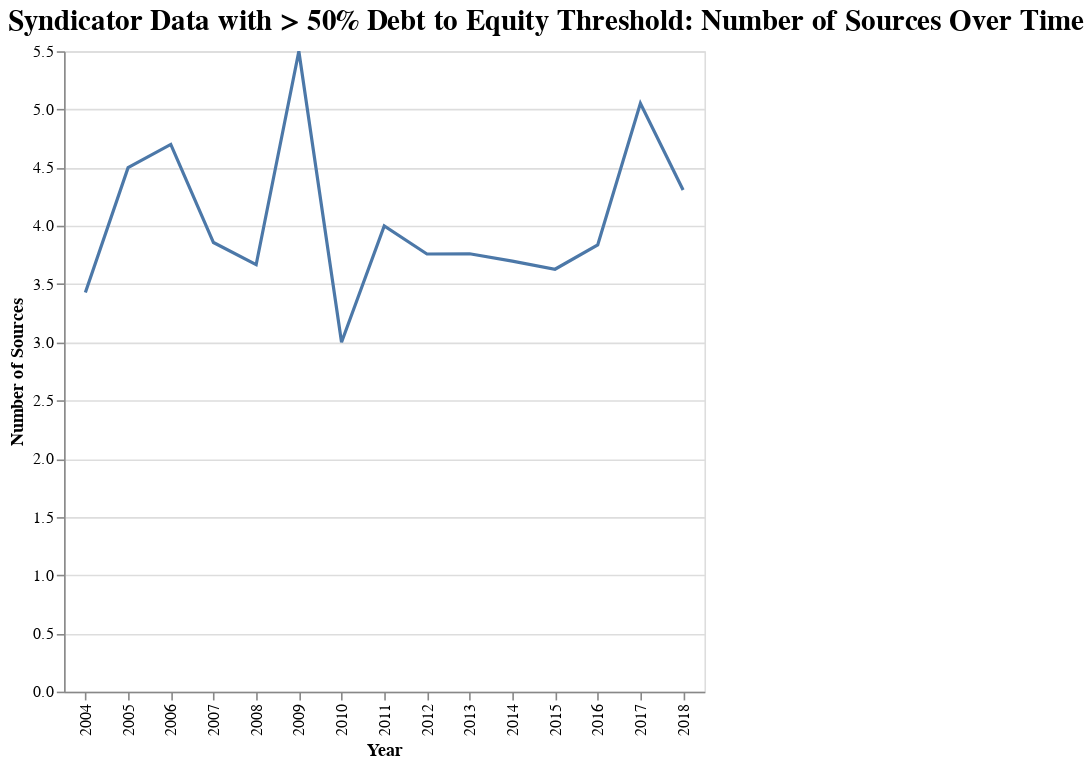

Source (notebook cell):
### Code cell
debt_to_equity_group_graph_sources = alt.Chart(debt_to_equity_group).mark_line().encode(
    x='Year',
    y='Number of Sources').configure(background="#ffffff").configure_legend().properties(
    title={
      "text": ["Syndicator Data with > 50% Debt to Equity Threshold: Number of Sources Over Time"]})
debt_to_equity_group_graph_sources

### Figure 1 — Vega-Lite specification as saved in the notebook (floating-point values rounded to 4 significant figures)
{"width": 400, "height": 400, "config": {"title": {"fontSize": 18, "font": "Veranda Regular", "anchor": "start", "fontColor": "#000000"}, "range": {"category": ["#FFB81D", "#4E748B"], "diverging": ["#FFB81D", "#4E748B"]}, "legend": {"labelFont": "Veranda Regular", "labelLimit": 0}, "background": "#ffffff"}, "data": {"name": "data-be27760a03c33e8da6c493e6a6a8a39e"}, "mark": "line", "encoding": {"x": {"type": "nominal", "field": "Year"}, "y": {"type": "quantitative", "field": "Number of Sources"}}, "title": {"text": ["Syndicator Data with > 50% Debt to Equity Threshold: Number of Sources Over Time"]}, "$schema": "https://vega.github.io/schema/vega-lite/v4.0.2.json", "datasets": {"data-be27760a03c33e8da6c493e6a6a8a39e": [{"Year": "2004", "Unnamed: 0": 108.4, "id": 109.4, "Number of Sources": 3.429, "units_n": 55.0, "units_li": null, "units_ot": null, "build_n": null, "loi_date": null, "equity_ratio": 0.7807, "Cost Per Unit": 102200.0}, {"Year": "2005", "Unnamed: 0": 207.0, "id": 208.0, "Number of Sources": 4.5, "units_n": 71.75, "units_li": null, "units_ot": null, "build_n": null, "loi_date": null, "equity_ratio": 0.7095, "Cost Per Unit": 136600.0}, {"Year": "2006", "Unnamed: 0": 129.2, "id": 130.2, "Number of Sources": 4.7, "units_n": 47.1, "units_li": null, "units_ot": null, "build_n": null, "loi_date": null, "equity_ratio": 0.707, "Cost Per Unit": 167800.0}, {"Year": "2007", "Unnamed: 0": 107.1, "id": 108.1, "Number of Sources": 3.857, "units_n": 72.36, "units_li": null, "units_ot": null, "build_n": null, "loi_date": null, "equity_ratio": 0.7156, "Cost Per Unit": 176400.0}, {"Year": "2008", "Unnamed: 0": 106.7, "id": 107.7, "Number of Sources": 3.667, "units_n": 52.67, "units_li": null, "units_ot": null, "build_n": null, "loi_date": null, "equity_ratio": 0.6867, "Cost Per Unit": 191000.0}, {"Year": "2009", "Unnamed: 0": 118.0, "id": 119.0, "Number of Sources": 5.5, "units_n": 126.0, "units_li": null, "units_ot": null, "build_n": null, "loi_date": null, "equity_ratio": 0.5514, "Cost Per Unit": 148000.0}, {"Year": "2010", "Unnamed: 0": 133.0, "id": 134.0, "Number of Sources": 3.0, "units_n": 15.0, "units_li": null, "units_ot": null, "build_n": null, "loi_date": null, "equity_ratio": 0.8472, "Cost Per Unit": 194400.0}, {"Year": "2011", "Unnamed: 0": 117.9, "id": 1724.0, "Number of Sources": 4.0, "units_n": 53.19, "units_li": 44.0, "units_ot": 0.0, "build_n": 23.0, "loi_date": null, "equity_ratio": 0.7549, "Cost Per Unit": 189200.0}, {"Year": "2012", "Unnamed: 0": 44.28, "id": 26270.0, "Number of Sources": 3.759, "units_n": 66.21, "units_li": 53.45, "units_ot": 1.136, "build_n": 5.091, "loi_date": null, "equity_ratio": 0.7498, "Cost Per Unit": 200700.0}, {"Year": "2013", "Unnamed: 0": 69.22, "id": 26570.0, "Number of Sources": 3.761, "units_n": 55.04, "units_li": 54.91, "units_ot": 1.971, "build_n": 6.343, "loi_date": null, "equity_ratio": 0.7304, "Cost Per Unit": 166200.0}, {"Year": "2014", "Unnamed: 0": 116.6, "id": 32620.0, "Number of Sources": 3.698, "units_n": 55.88, "units_li": 55.42, "units_ot": 1.2, "build_n": 6.725, "loi_date": null, "equity_ratio": 0.7807, "Cost Per Unit": 163100.0}, {"Year": "2015", "Unnamed: 0": 173.6, "id": 34340.0, "Number of Sources": 3.628, "units_n": 56.21, "units_li": 53.64, "units_ot": 2.381, "build_n": 6.548, "loi_date": null, "equity_ratio": 0.7626, "Cost Per Unit": 171600.0}, {"Year": "2016", "Unnamed: 0": 209.2, "id": 28580.0, "Number of Sources": 3.837, "units_n": 65.79, "units_li": 63.56, "units_ot": 4.969, "build_n": 5.094, "loi_date": null, "equity_ratio": 0.7374, "Cost Per Unit": 168700.0}, {"Year": "2017", "Unnamed: 0": 167.7, "id": 13070.0, "Number of Sources": 5.053, "units_n": 54.11, "units_li": 46.57, "units_ot": 0.1429, "build_n": 2.571, "loi_date": null, "equity_ratio": 0.7109, "Cost Per Unit": 166100.0}, {"Year": "2018", "Unnamed: 0": 89.62, "id": 90.62, "Number of Sources": 4.308, "units_n": 50.46, "units_li": null, "units_ot": null, "build_n": null, "loi_date": null, "equity_ratio": 0.7026, "Cost Per Unit": 202700.0}]}}
